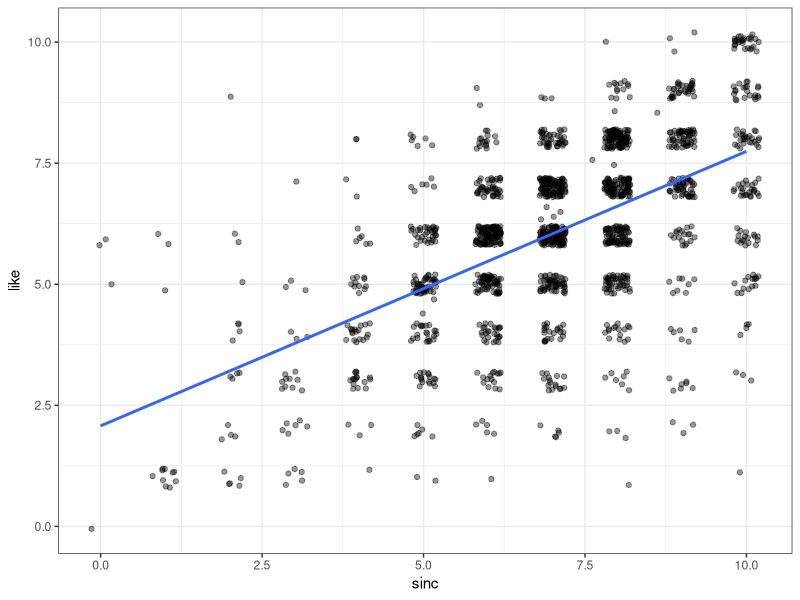
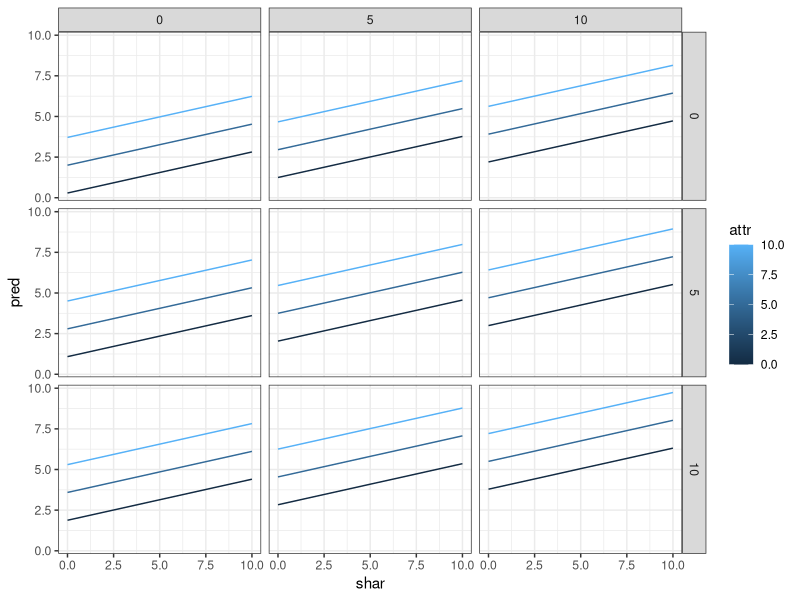

The R source for these figures, in order:
## ---- chunk 1
knitr::opts_chunk$set(echo = TRUE)
library(tidyverse)
library(broom)
library(modelr)
theme_set(theme_bw())
## ---- chunk 2
dates <- read_csv("speed-dating.csv")
dates <- na.omit(dates)
dates$attr3_s = as.numeric(as.character(dates$attr3_s))
dates$sinc3_s = as.numeric(as.character(dates$sinc3_s))
dates$intel3_s = as.numeric(as.character(dates$intel3_s))
dates$fun3_s = as.numeric(as.character(dates$fun3_s))
dates$amb3_s = as.numeric(as.character(dates$amb3_s))
## ---- chunk 3
ggplot(dates, aes(x = sinc, y = like)) + 
  geom_jitter(alpha = 0.4, width = 0.2) + geom_smooth(method = "lm", se = FALSE)

## ---- chunk 4
mod <- lm(like ~ shar + attr + fun + sinc, data = dates)

confint(mod)
# shar and attr explain 60% of data
# shar + attr + fun + sinc, explain 66%
# shar, attr, fun, sinc, intel, amb also explain 66%
tidy(mod, conf.int = TRUE)
glance(mod)

para_plotar_modelo = dates %>% 
  data_grid(shar = seq_range(shar, 3), # Crie um vetor de 10 valores no range de TV2
            attr = seq_range(attr, 3), # Vetor de 4 valores no range de Radio 
            fun = seq_range(fun, 3),
            sinc = seq_range(sinc, 3)) %>% 
  add_predictions(mod)

para_plotar_modelo %>% 
  ggplot(aes(x = shar, y = pred)) + 
  geom_line(aes(group = attr, colour = attr)) + 
  facet_grid(sinc ~ fun)
